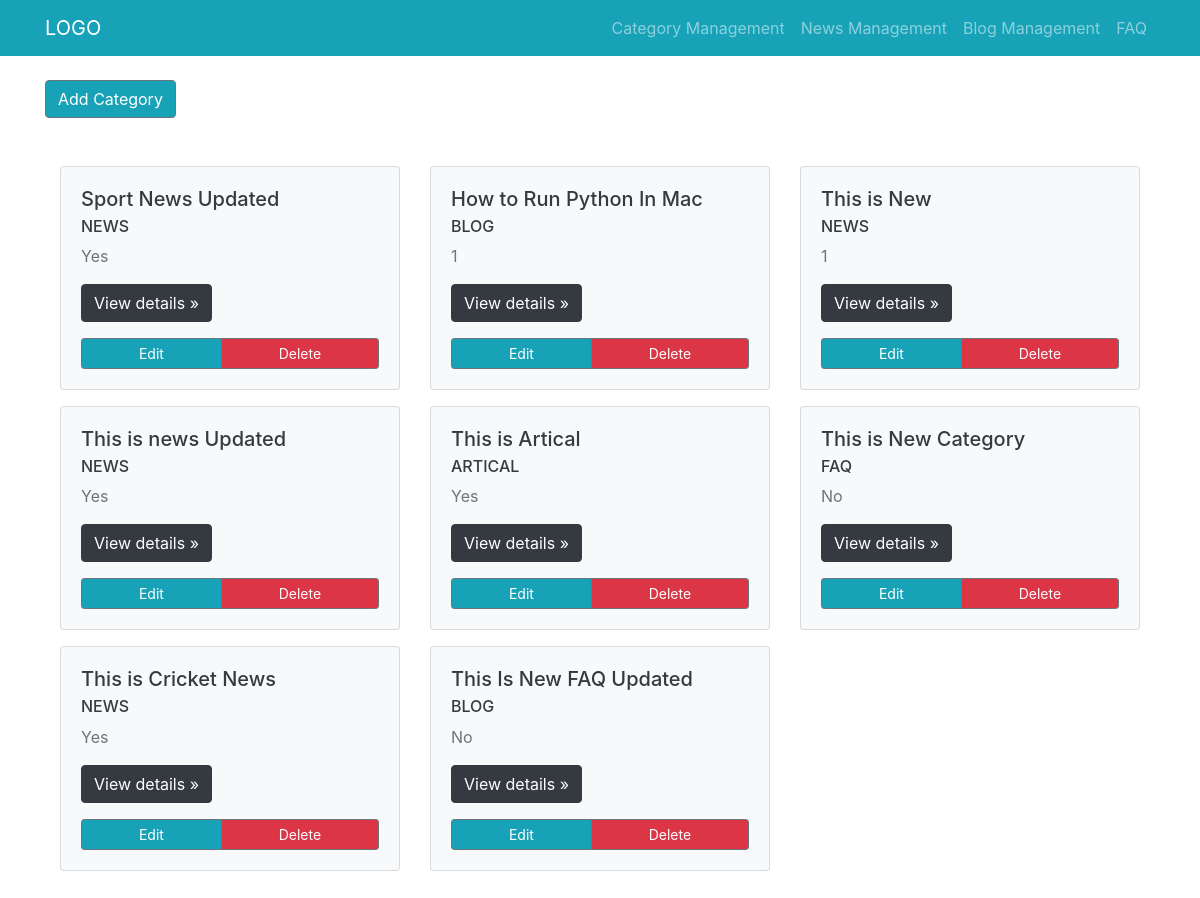
Before: /category_management/ with the older database file.
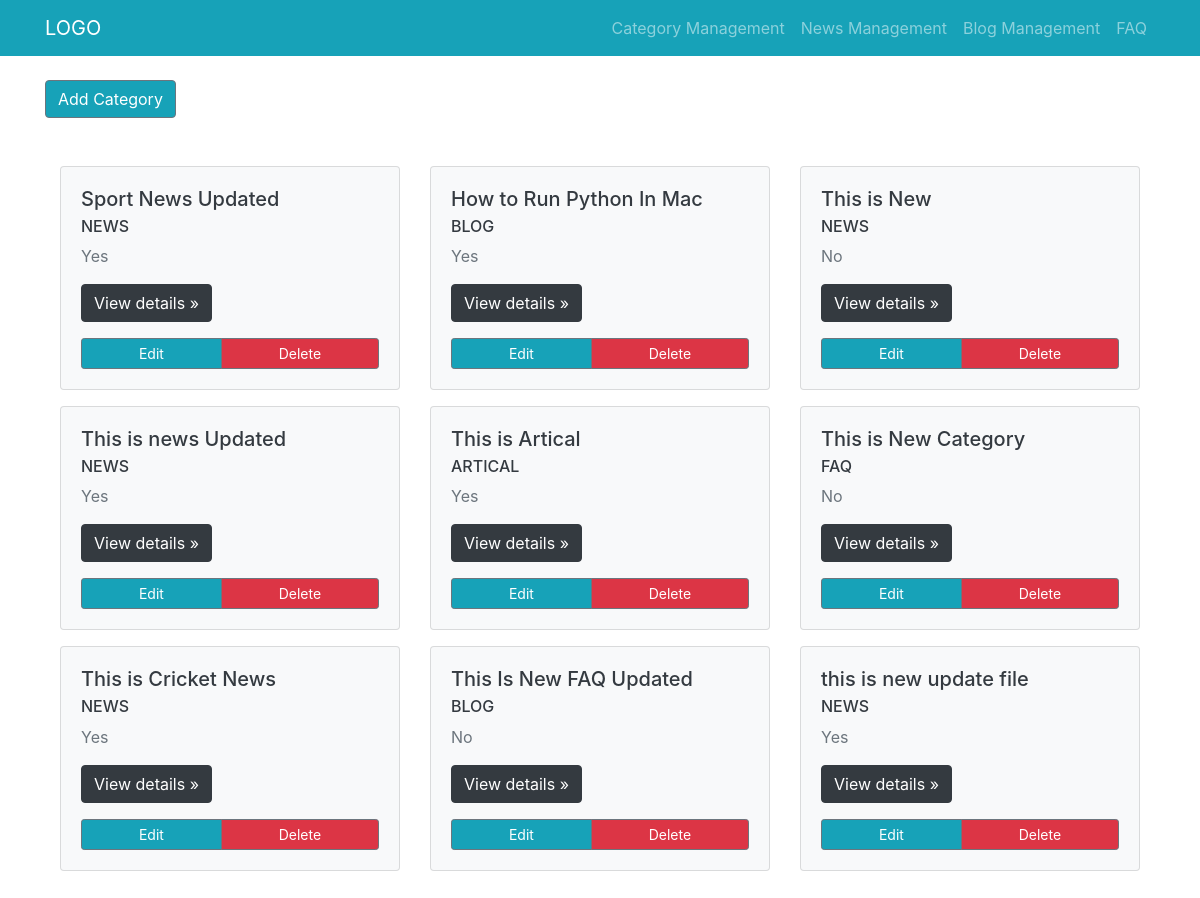
After: the same page with the newer database file.
### category_management/models.py (models this page shows, shortened)
class Category(models.Model):
    class Meta:
        db_table = 'category'
    id = models.AutoField(primary_key=True)
    name = models.CharField(max_length=150)
    type = models.CharField(max_length=300, choices = CHOICES)
    published = models.CharField(max_length=300, choices = PUBLISHED_CHOICES)

### category_management/views.py (the view)
# urls.py: path('', CategoryView.as_view(), name="category_list"),
class CategoryView(ListView):
    model = Category
    queryset = Category.objects.all()
    template_name = 'category_management/list_view.html'
    context_object_name = 'category_list'

### templates/category_management/list_view.html
{% extends 'base.html' %}
{% block content %}
<br>
<div>
  <a class="btn btn-secondary bg-info" href="{% url 'add_category' %}" role="button">Add Category</a>
</div>
<div class="album py-5">
  <div class="container">
    <div class="row">
      {% if object_list %}
      {% for each in category_list %}
      <div class="col-md-4 mb-3">
        <div class="card bg-light">
          <div class="card-body">
            <h5 class="card-title text-dark">{{each.name}}</h5>
            <h6 class="card-subtitle mb-2 text-dark">{{each.type}}</h6>
            <p class="text-muted">{{each.published}}</p>
            <p><a class="btn btn-dark" href="{% url 'category_detail_view' each.id %}" role="button">View details
                &raquo;</a></p>
            <div class="btn-group d-flex justify-content-between align-items-center">
              <a class="btn btn-sm btn-outline-secondary bg-info text-white" href="{% url 'edit_category' each.id %}"
                role="button">Edit</a>
              <a class="btn btn-sm btn-outline-secondary bg-danger text-white" href="#" role="button">Delete</a>
            </div>
          </div>
        </div>
      </div>
      {% endfor %}
      {% else %}
      No Post Found
      {% endif %}
    </div>
  </div>
  {% endblock %}

### templates/base.html (shortened to what this page needs)
<!DOCTYPE html>
<html lang="en">
<head>
  <link rel="stylesheet" href="https://stackpath.bootstrapcdn.com/bootstrap/4.5.2/css/bootstrap.min.css">
</head>
<body>
  <nav class="navbar navbar-expand-lg navbar-dark bg-info static-top">
    <div class="container">
      <a class="navbar-brand" href="#">LOGO</a>
      <div class="collapse navbar-collapse" id="navbarResponsive">
        <ul class="navbar-nav ml-auto">
          <li class="nav-item">
            <a class="nav-link" href="#">Category Management
            </a>
          </li>
          <li class="nav-item">
            <a class="nav-link" href="#">News Management</a>
          </li>
          <li class="nav-item">
            <a class="nav-link" href="#">Blog Management</a>
          </li>
          <li class="nav-item">
            <a class="nav-link" href="#">FAQ</a>
          </li>
        </ul>
      </div>
    </div>
  </nav>
  <div class="container">
    <div class="row">
      <div class="col-lg-12">
        {% block content %}
        {% endblock %}
      </div>
    </div>
  </div>
  <script src="https://cdnjs.cloudflare.com/ajax/libs/tether/1.4.0/js/tether.min.js"></script></body>
</html>

Changed rows visible on the page:
changed Category "How to Run Python In Mac": published "1" → "Yes"
changed Category "This is New": published "1" → "No"
added Category: name "this is new update file", type "NEWS", published "Yes"
